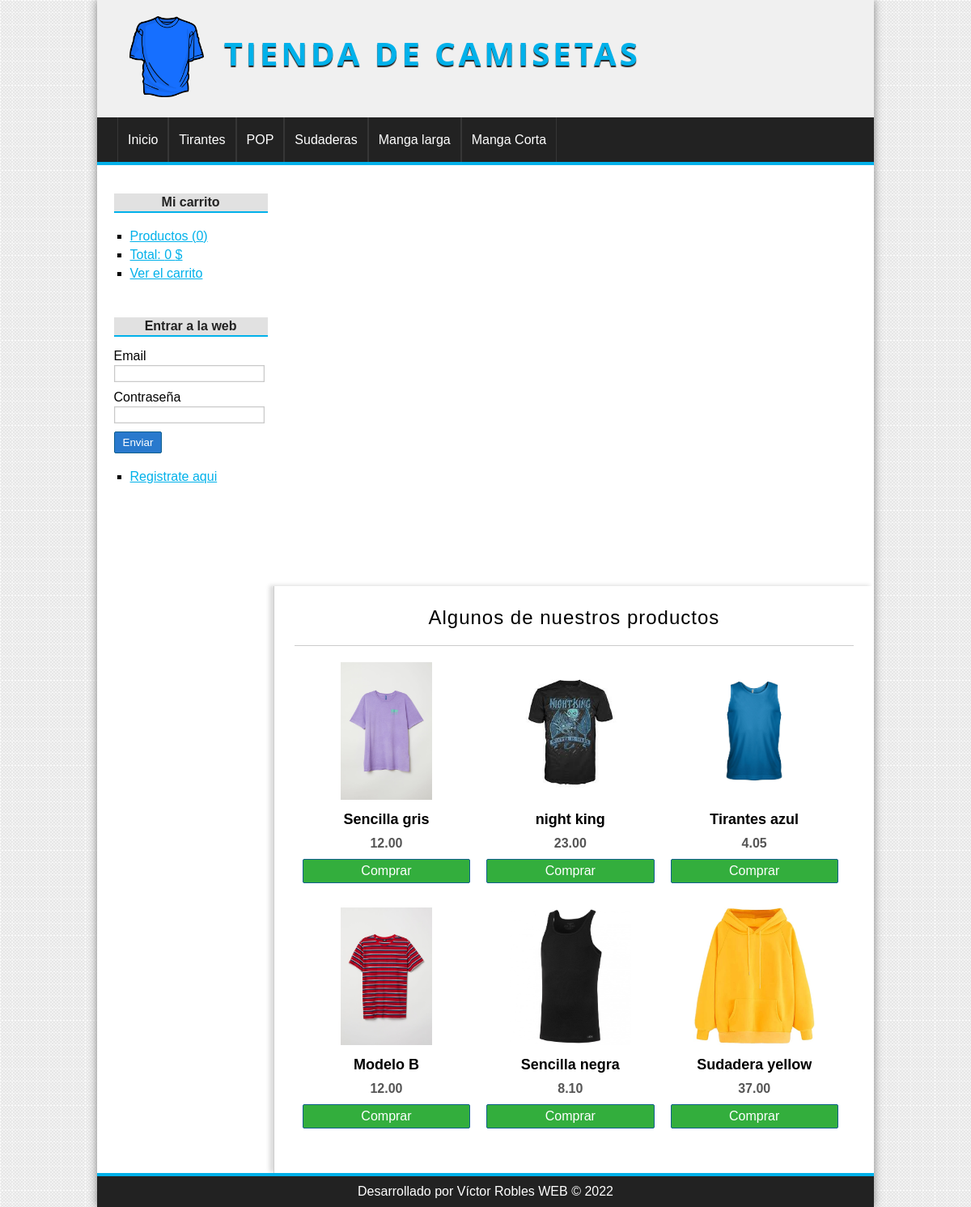
The page / on the database its author committed.
### tables this page shows
CREATE TABLE `categorias` (
  `id` int NOT NULL,
  `nombre` varchar(100) NOT NULL
);

CREATE TABLE `productos` (
  `id` int NOT NULL,
  `categoria_id` int NOT NULL,
  `nombre` varchar(100) NOT NULL,
  `descripcion` text,
  `precio` float(100,2) NOT NULL,
  `stock` int NOT NULL,
  `oferta` varchar(2) DEFAULT NULL,
  `fecha` date NOT NULL,
  `imagen` varchar(255) DEFAULT NULL
);

### config/db.php (called while the page is built)
<?php
class Database{
	public static function connect(){
		$db = new mysqli('localhost', 'root', '', 'tienda_master');
		$db->query("SET NAMES 'utf8'");
		return $db;
	}
}

### helpers/Utils.php (called while the page is built, shortened)
<?php
class Utils{
	public static function showCategorias(){
		require_once 'models/Categoria.php';
		$categoria = new Categoria();
		$categorias = $categoria->getAll();
		return $categorias;
	}
	public static function statsCarrito(){
		$stats = array(
			'count' => 0,
			'total' => 0
		);
		return $stats;
	}
}

### models/Categoria.php (called while the page is built, shortened)
<?php
class Categoria{
	private $db;
	public function __construct() {
		$this->db = Database::connect();
	}
	public function getAll(){
		$categorias = $this->db->query("SELECT * FROM categorias ORDER BY id DESC;");
		return $categorias;
	}
}

### autoload.php (called while the page is built, shortened)
<?php
function controllers_autoload($classname){
	$classname =  ucwords($classname);
}

### controllers/ProductoController.php (called while the page is built, shortened)
<?php
require_once 'models/Producto.php';
class productoController{
	public function index(){
		$producto = new Producto();
		$productos = $producto->getRandom(6);
		require_once 'views/producto/destacados.php';
	}
}

### models/Producto.php (called while the page is built, shortened)
<?php
class Producto{
	private $db;
	public function __construct() {
		$this->db = Database::connect();
	}
	public function getRandom($limit){
		$productos = $this->db->query("SELECT * FROM productos ORDER BY RAND() LIMIT $limit");
		return $productos;
	}
}

### views/producto/destacados.php (the view)
<h1>Algunos de nuestros productos</h1>
<?php while($product = $productos->fetch_object()): ?>
	<div class="product">
		<a href="<?=base_url?>producto/ver&id=<?=$product->id?>">
			<?php if($product->imagen != null): ?>
				<img src="<?=base_url?>uploads/images/<?=$product->imagen?>" />
			<?php else: ?>
				<img src="<?=base_url?>assets/img/camiseta.png" />
			<?php endif; ?>
			<h2><?=$product->nombre?></h2>
		</a>
		<p><?=$product->precio?></p>
		<a href="<?=base_url?>carrito/add&id=<?=$product->id?>" class="button">Comprar</a>
	</div>
<?php endwhile; ?>

### views/layout/header.php (shortened to what this page needs)
<!DOCTYPE HTML>
<html lang="es">
	<head>
		<link rel="stylesheet" href="<?=base_url?>assets/css/styles.css" />
	</head>
	<body>
		<div id="container">
			<header id="header">
				<div id="logo">
					<img src="<?=base_url?>assets/img/camiseta.png" alt="Camiseta Logo" />
					<a href="<?=base_url?>">
						Tienda de camisetas
					</a>
				</div>
			</header>
			<?php $categorias = Utils::showCategorias(); ?>
			<nav id="menu">
				<ul>
					<li>
						<a href="<?=base_url?>">Inicio</a>
					</li>
					<?php while($cat = $categorias->fetch_object()): ?>
						<li>
							<a href="<?=base_url?>categoria/ver&id=<?=$cat->id?>"><?=$cat->nombre?></a>
						</li>
					<?php endwhile; ?>
				</ul>
			</nav>
			<div id="content">

### views/layout/sidebar.php (shortened to what this page needs)
<aside id="lateral">
	<div id="carrito" class="block_aside">
		<h3>Mi carrito</h3>
		<ul>
			<?php $stats = Utils::statsCarrito(); ?>
			<li><a href="<?=base_url?>carrito/index">Productos (<?=$stats['count']?>)</a></li>
			<li><a href="<?=base_url?>carrito/index">Total: <?=$stats['total']?> $</a></li>
			<li><a href="<?=base_url?>carrito/index">Ver el carrito</a></li>
		</ul>
	</div>
	<div id="login" class="block_aside">
		<?php if(!isset($_SESSION['identity'])): ?>
			<h3>Entrar a la web</h3>
			<form action="<?=base_url?>usuario/login" method="post">
				<label for="email">Email</label>
				<input type="email" name="email" />
				<label for="password">Contraseña</label>
				<input type="password" name="password" />
				<input type="submit" value="Enviar" />
			</form>
		<?php else: ?>
			<h3><?=$_SESSION['identity']->nombre?> <?=$_SESSION['identity']->apellidos?></h3>
		<?php endif; ?>
		<ul>
			<?php if(isset($_SESSION['identity'])): ?>
				<li><a href="<?=base_url?>pedido/mis_pedidos">Mis pedidos</a></li>
				<li><a href="<?=base_url?>usuario/logout">Cerrar sesión</a></li>
			<?php else: ?>
				<li><a href="<?=base_url?>usuario/registro">Registrate aqui</a></li>
			<?php endif; ?>
		</ul>
	</div>
</aside>
<div id="central">

### index.php (shortened to what this page needs)
<?php
require_once 'autoload.php';
require_once 'config/db.php';
require_once 'helpers/Utils.php';
require_once 'views/layout/header.php';
require_once 'views/layout/sidebar.php';
if(isset($_GET['controller'])){
	$nombre_controlador = $_GET['controller'].'Controller';
}elseif(!isset($_GET['controller']) && !isset($_GET['action'])){
	$nombre_controlador = controller_default;
}else{
	show_error();
	exit();
}
if(class_exists($nombre_controlador)){
	$controlador = new $nombre_controlador();
	if(isset($_GET['action']) && method_exists($controlador, $_GET['action'])){
		$action = $_GET['action'];
		$controlador->$action();
	}elseif(!isset($_GET['controller']) && !isset($_GET['action'])){
		$action_default = action_default;
		$controlador->$action_default();
	}else{
		show_error();
	}
}else{
	show_error();
}
require_once 'views/layout/footer.php';

### views/layout/footer.php
</div>
</div>
			<footer id="footer">
				<p>Desarrollado por Víctor Robles WEB &copy; <?= date('Y') ?></p>
			</footer>
		</div>
	</body>
</html>

### assets/css/styles.css (style rules this page uses)
* { padding: 0px; margin: 0px; font-family: sans-serif, Helvetica, Arial; }
body { background: url(../img/bg.png); }
a { color: #01B1EA; }
#container { width: 80%; margin: 0px auto; box-shadow: 0px 0px 10px gray; background: white; }
#header { height: 145px; background: #F0F0F0; }
#logo { padding: 20px; margin-left: 20px; float:left; }
#logo img { float:left; height: 100px; }
#logo a { float:left; font-size: 40px; letter-spacing: 4px; font-family: 'Open Sans', Helvetica, Arial; text-transform: uppercase; color: #01B1EA; font-weight: bold; text-decoration: none; margin-top: 18px; margin-left: 25px; text-shadow: 0px 2px 1px #222222; transition: all 300ms; }
#menu { clear:both; background: #222; color: white; height: 55px; border-bottom: 4px solid #01B1EA; }
#menu ul { list-style: none; text-decoration: none; margin: 0px auto; margin-left: 25px; }
#menu ul li { line-height: 55px; float:left; border-right: 1px solid #363636; }
#menu a { display: block; color: white; text-decoration: none; padding-left: 12px; padding-right: 12px; transition: all 300ms; }
#menu a:first-child { border-left: 1px solid #363636; }
#content { margin: 0px auto; overflow: hidden; background: white; }
#lateral { width: 22%; min-height: 500px; float: left; margin-top:20px; margin-left: 10px; }
#lateral .block_aside { display: block; width: 90%; margin: 5px auto; padding: 10px; }
#lateral h3 { display: block; color: #222; width: 100%; text-align: center; padding-top: 2px; padding-bottom: 2px; margin-bottom: 15px; font-size: 16px; font-weight: bold; background: #E1E1E1; border-bottom: 2px solid #01B1EA; }
#lateral ul { margin-top: 20px; margin-bottom: 20px; }
#lateral ul li { list-style: square; margin-left: 20px; margin-top: 5px; margin-bottom: 5px; }
label, input[type="text"], input[type="password"], input[type="email"], input[type="number"], select, textarea { display:block; width: 95%; margin-top: 2px; margin-bottom: 2px; }
input[type="text"], input[type="password"], input[type="email"], input[type="number"], select, textarea { border: 1px solid #C9C9C9; box-shadow: 0px 0px 2px #ccc inset; background: white; padding: 2px; color: gray; transition: all 300ms; }
input[type="button"], input[type="submit"], button, .button { display: block; border-radius: 2px; width: auto; padding: 5px; padding-left: 10px; padding-right: 10px; color: white; background: #2979CD; border: 1px solid #11608E; cursor:pointer; }
.button { background: #33AE3D; color: white !important; text-decoration: none; }
label, input[type="button"], input[type="submit"], button { display:block; margin-top: 10px; }
#central { width: 72%; min-height: 500px; float: right; border-left: 1px solid #ccc; box-shadow: -5px -1px 5px #ddd; padding:25px; }
#central h1 { font-size: 24px; font-weight: normal; letter-spacing: 1px; text-align: center; border-bottom: 1px solid #ccc; margin-bottom: 20px; padding: 20px; padding-top: 0px; }
.product { width: 30%; float:left; margin-left: 10px; margin-right: 10px; margin-bottom: 30px; text-align: center; }
.product a { color:black; text-decoration: none; }
.product img { height:170px; margin-bottom: 10px; }
.product h2 { font-size: 18px; margin-bottom: 10px; }
.product p { font-weight: bold; color: #555; margin-bottom: 10px; }
#footer { clear: both; text-align: center; padding-top:10px; padding-bottom: 10px; color: white; background: #222222; border-top: 4px solid #01B1EA; }

### rows shown on the page
categorias: nombre "Tirantes"
categorias: nombre "POP"
categorias: nombre "Sudaderas"
categorias: nombre "Manga larga"
categorias: nombre "Manga Corta"
productos: imagen (picture), nombre "Sencilla gris", precio "12.00"
productos: imagen (picture), nombre "night king", precio "23.00"
productos: imagen (picture), nombre "Tirantes azul", precio "4.05"
productos: imagen (picture), nombre "Modelo B", precio "12.00"
productos: imagen (picture), nombre "Sencilla negra", precio "8.10"
productos: imagen (picture), nombre "Sudadera yellow", precio "37.00"

### other values the page prints
$stats['count'] "0"
$stats['total'] "0"
